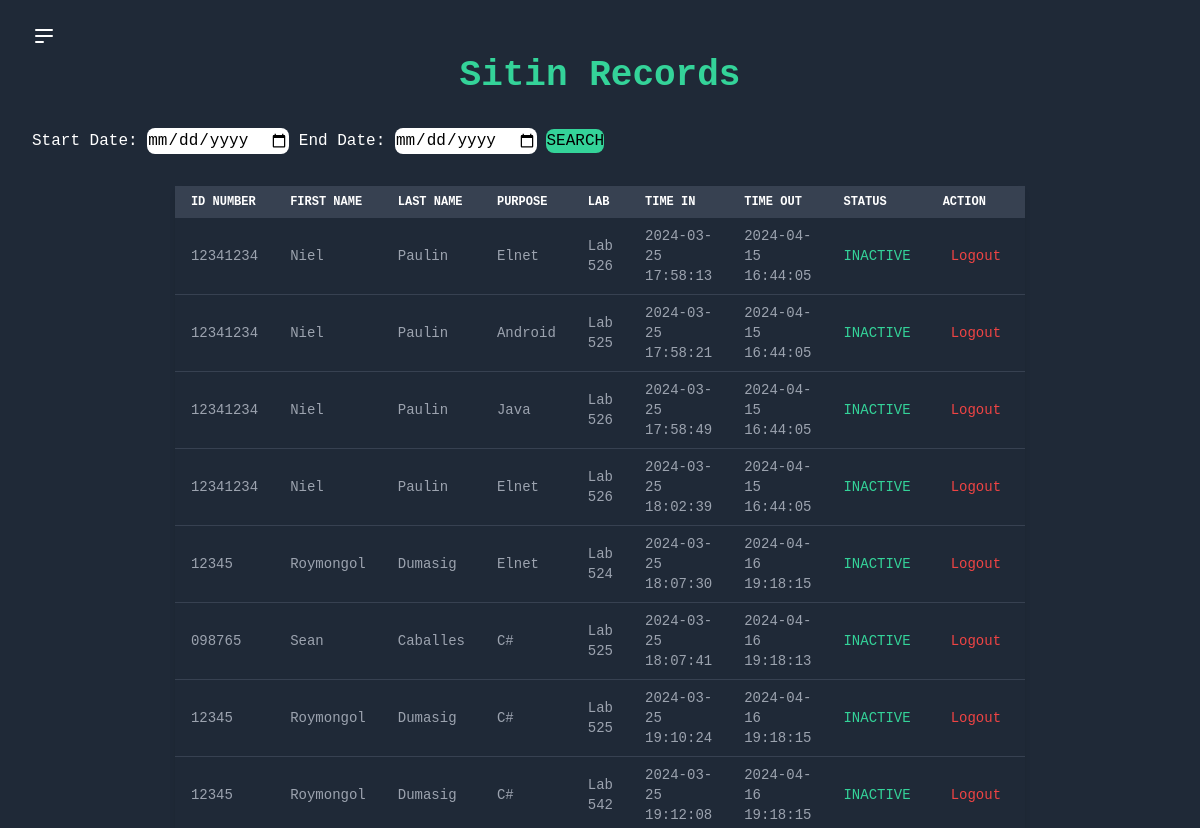
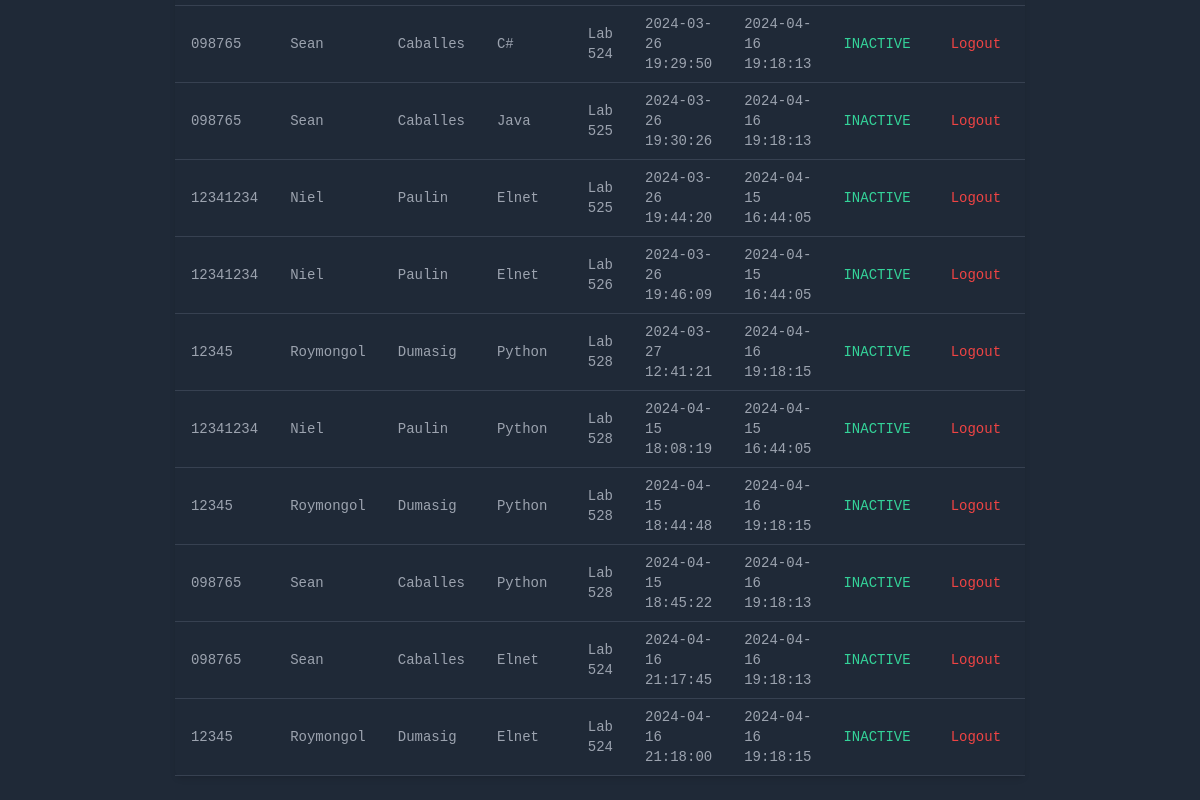
Before: /view_records.php with the older database file (2 pictures, top to bottom).
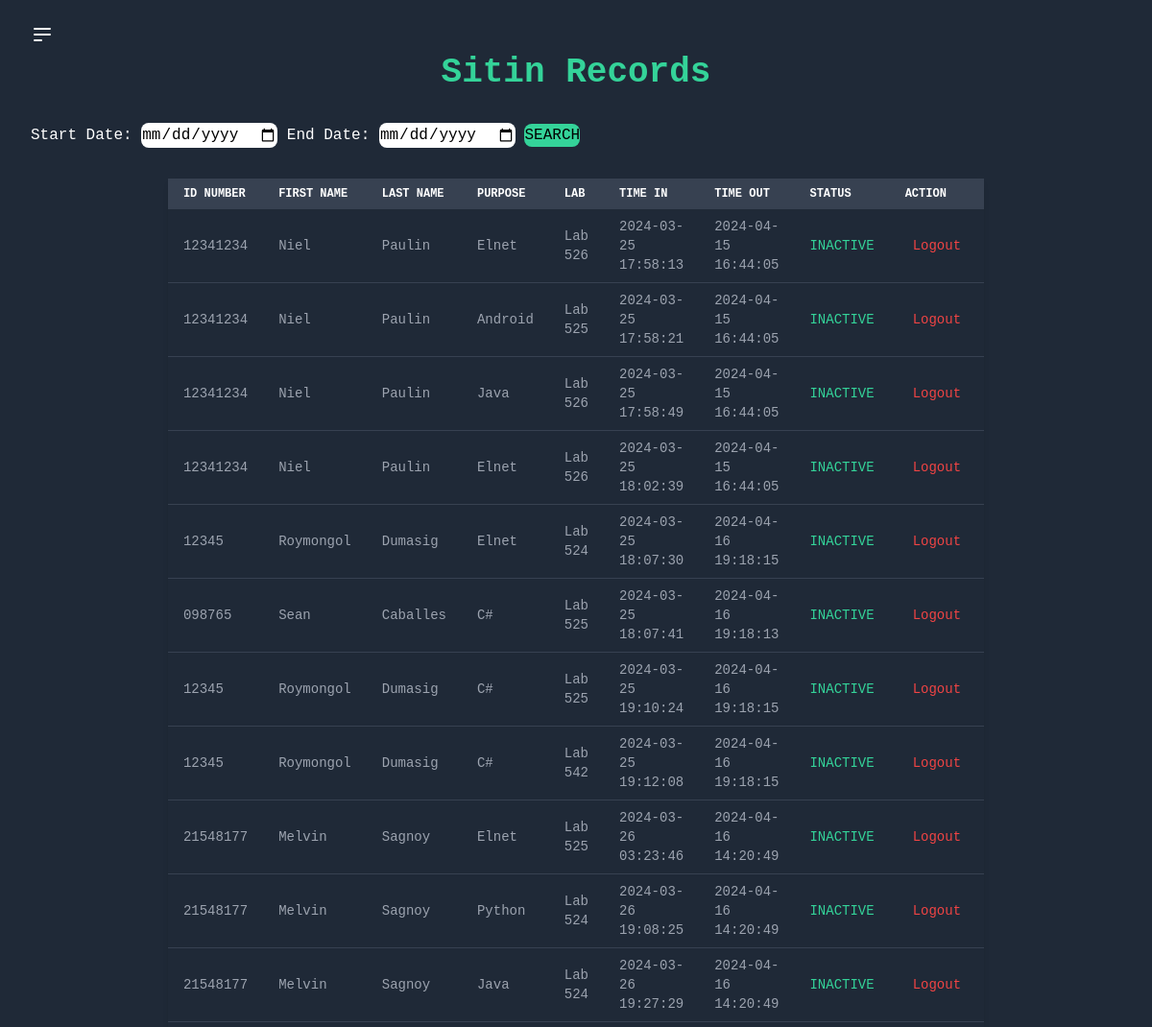
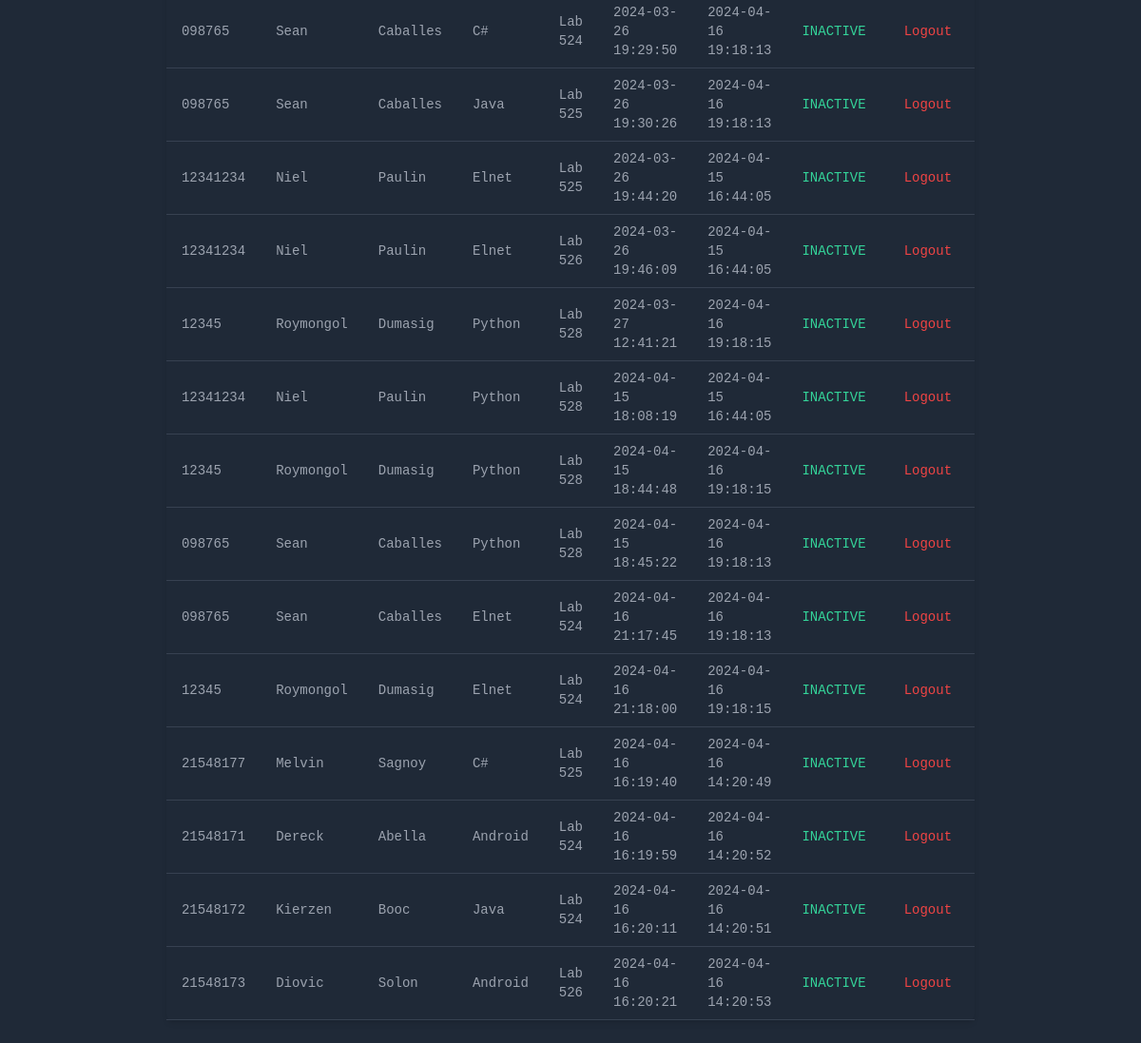
After: the same page with the newer database file (2 pictures, top to bottom).
### tables this page shows
CREATE TABLE sitin_student (
    id INTEGER PRIMARY KEY AUTOINCREMENT,
    id_number TEXT,
    firstname TEXT,
    lastname TEXT,
    purpose TEXT,
    lab TEXT,
    remaining_sessions INTEGER,
    time_in TEXT,
    time_out TEXT,
    status TEXT
);

CREATE TABLE student (
    id INTEGER PRIMARY KEY,
    id_number VARCHAR(50) NOT NULL,
    firstname VARCHAR(50) NOT NULL,
    lastname VARCHAR(50) NOT NULL,
    email VARCHAR(100) NOT NULL,
    password VARCHAR(255) NOT NULL
);

### view_records.php (the view, shortened to what this page needs)
<?php
$db = new SQLite3('sitin.db');
if ($_SERVER['REQUEST_METHOD'] === 'POST' && isset($_POST['generate_reports'])) {
  $start_date = $_POST['start_date'] ?? '';
  $end_date = $_POST['end_date'] ?? '';
  $query = $db->prepare("
    SELECT s.id_number, st.firstname, st.lastname, s.purpose, s.lab, s.time_in, s.time_out, s.status
    FROM sitin_student s
    JOIN student st ON s.id_number = st.id_number
    WHERE s.time_in BETWEEN :start_date AND :end_date
  ");
  $query->bindValue(':start_date', $start_date, SQLITE3_TEXT);
  $query->bindValue(':end_date', $end_date, SQLITE3_TEXT);
  $result = $query->execute();
}
else {
  $query = $db->prepare("
    SELECT s.id_number, st.firstname, st.lastname, s.purpose, s.lab, s.time_in, s.time_out, s.status
    FROM sitin_student s
    JOIN student st ON s.id_number = st.id_number
  ");
  $result = $query->execute();
}
?>
<!DOCTYPE html>
<html lang="en">
<head>
  <link href="https://cdnjs.cloudflare.com/ajax/libs/font-awesome/5.15.4/css/all.min.css" rel="stylesheet">
  <link href="https://cdn.jsdelivr.net/npm/tailwindcss@2.2.16/dist/tailwind.min.css" rel="stylesheet">
</head>
<body class="flex min-h-screen bg-gray-800 font-mono text-white">
  <div class="flex-1 px-8 py-6 ">
    <button id="menu-toggle" class="focus:outline-none">
      <svg class="h-6 w-6 text-white hover:text-gray-200" viewBox="0 0 24 24" fill="none" xmlns="http://www.w3.org/2000/svg">
        <path d="M4 6H20M4 12H20M4 18H11Z" stroke="currentColor" stroke-width="2" stroke-linecap="round" stroke-linejoin="round"></path>
      </svg>
    </button>
    <center>
      <h2 class="text-4xl font-semibold mb-6 text-green-400">Sitin Records</h2>
    </center>
    <div class="mt-8 ">
      <form method="POST" action="">
        <label for="start_date">Start Date:</label>
        <input class="rounded-lg text-black" type="date" id="start_date" name="start_date">
        <label for="end_date">End Date:</label>
        <input class="rounded-lg text-black " type="date" id="end_date" name="end_date">
        <button type="submit" name="generate_reports" class="border-solid bg-green-400 text-black text-base rounded-lg">SEARCH</button>
      </form>
    </div>
<div class="mt-8">
  <?php if ($result && $result->numColumns() > 0): ?>
    <center>
      <table class="table-auto w-full shadow-md rounded-md overflow-x-auto transition-upper-to-lower">
        <thead>
          <tr class="text-xs font-medium text-left text-white bg-gray-700 uppercase">
            <th class="px-4 py-2">ID NUMBER</th>
            <th class="px-4 py-2">FIRST NAME</th>
            <th class="px-4 py-2">LAST NAME</th>
            <th class="px-4 py-2">PURPOSE</th>
            <th class="px-4 py-2">LAB</th>
            <th class="px-4 py-2">TIME IN</th>
            <th class="px-4 py-2">TIME OUT</th>
            <th class="px-4 py-2">STATUS</th>
            <th class="px-4 py-2">ACTION</th>
          </tr>
        </thead>
        <tbody>
          <?php while ($row = $result->fetchArray(SQLITE3_ASSOC)): ?>
            <tr class="border-b border-gray-700 text-sm text-gray-400 hover:bg-gray-800 hover:text-white">
              <td class="px-4 py-2"><?php echo $row['id_number']; ?></td>
              <td class="px-4 py-2 capitalize"><?php echo $row['firstname']; ?></td>
              <td class="px-4 py-2 capitalize"><?php echo $row['lastname']; ?></td>
              <td class="px-4 py-2 capitalize"><?php echo $row['purpose']; ?></td>
              <td class="px-4 py-2 capitalize"><?php echo $row['lab']; ?></td>
              <td class="px-4 py-2"><?php echo $row['time_in']; ?></td>
              <td id="time-out-column" class="px-4 py-2"><?php echo $row['time_out']; ?></td>
              <td class="px-4 py-2 text-green-400"><?php echo $row['status']; ?></td>
              <td class="px-4 py-2">
                <form method="POST" action="">
                  <button type="submit" name="logout" class="text-red-500 hover:text-red-700 px-2 py-1 rounded-md focus:outline-none">Logout</button>
                </form>
              </td>
            </tr>
          <?php endwhile; ?>
        </tbody>
      </table>
    </center>
  <?php else: ?>
    <p class="text-red-500 text-center">No sitin records found.</p>
  <?php endif; ?>
</div>
</body>
</html>

### view_records.php (style rules this page uses)
.transition-upper-to-lower { animation: upper-to-lower 0.7s ease forwards; }
table { font-size: 14px; max-width: 65%; width: 65%; table-layout: fixed; }
th, td { padding: 8px; }

Changed rows visible on the page:
now on this page (row edited): sitin_student: id_number "21548177", student.firstname "Melvin", student.lastname "Sagnoy", purpose "Elnet", lab "Lab 525", time_in "2024-03-26 03:23:46", time_out "2024-04-16 14:20:49", status "INACTIVE"
now on this page (row edited): sitin_student: id_number "21548177", student.firstname "Melvin", student.lastname "Sagnoy", purpose "Python", lab "Lab 524", time_in "2024-03-26 19:08:25", time_out "2024-04-16 14:20:49", status "INACTIVE"
now on this page (row edited): sitin_student: id_number "21548177", student.firstname "Melvin", student.lastname "Sagnoy", purpose "Java", lab "Lab 524", time_in "2024-03-26 19:27:29", time_out "2024-04-16 14:20:49", status "INACTIVE"
added sitin_student: id_number "21548177", student.firstname "Melvin", student.lastname "Sagnoy", purpose "C#", lab "Lab 525", time_in "2024-04-16 16:19:40", time_out "2024-04-16 14:20:49", status "INACTIVE"
added sitin_student: id_number "21548171", student.firstname "Dereck", student.lastname "Abella", purpose "Android", lab "Lab 524", time_in "2024-04-16 16:19:59", time_out "2024-04-16 14:20:52", status "INACTIVE"
added sitin_student: id_number "21548172", student.firstname "Kierzen", student.lastname "Booc", purpose "Java", lab "Lab 524", time_in "2024-04-16 16:20:11", time_out "2024-04-16 14:20:51", status "INACTIVE"
added sitin_student: id_number "21548173", student.firstname "Diovic", student.lastname "Solon", purpose "Android", lab "Lab 526", time_in "2024-04-16 16:20:21", time_out "2024-04-16 14:20:53", status "INACTIVE"
